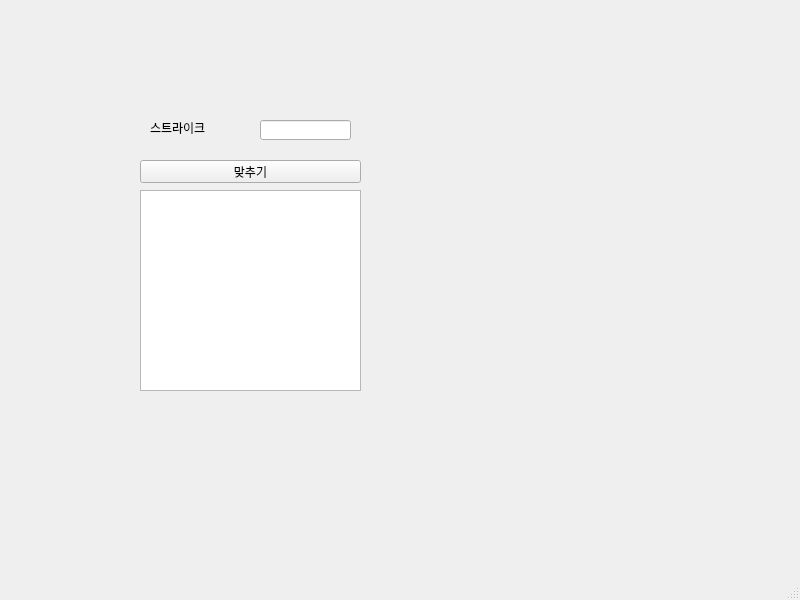
<?xml version="1.0" encoding="UTF-8"?>
<ui version="4.0">
 <class>MainWindow</class>
 <widget class="QMainWindow" name="MainWindow">
  <property name="geometry">
   <rect>
    <x>0</x>
    <y>0</y>
    <width>800</width>
    <height>600</height>
   </rect>
  </property>
  <property name="windowTitle">
   <string>MainWindow</string>
  </property>
  <widget class="QWidget" name="centralwidget">
   <widget class="QLabel" name="lbl">
    <property name="geometry">
     <rect>
      <x>150</x>
      <y>120</y>
      <width>91</width>
      <height>16</height>
     </rect>
    </property>
    <property name="text">
     <string>스트라이크</string>
    </property>
   </widget>
   <widget class="QLineEdit" name="le">
    <property name="geometry">
     <rect>
      <x>260</x>
      <y>120</y>
      <width>91</width>
      <height>20</height>
     </rect>
    </property>
   </widget>
   <widget class="QPushButton" name="pb">
    <property name="geometry">
     <rect>
      <x>140</x>
      <y>160</y>
      <width>221</width>
      <height>23</height>
     </rect>
    </property>
    <property name="text">
     <string>맞추기</string>
    </property>
   </widget>
   <widget class="QTextEdit" name="te">
    <property name="geometry">
     <rect>
      <x>140</x>
      <y>190</y>
      <width>221</width>
      <height>201</height>
     </rect>
    </property>
   </widget>
  </widget>
  <widget class="QMenuBar" name="menubar">
   <property name="geometry">
    <rect>
     <x>0</x>
     <y>0</y>
     <width>800</width>
     <height>21</height>
    </rect>
   </property>
  </widget>
  <widget class="QStatusBar" name="statusbar"/>
 </widget>
 <resources/>
 <connections/>
</ui>
